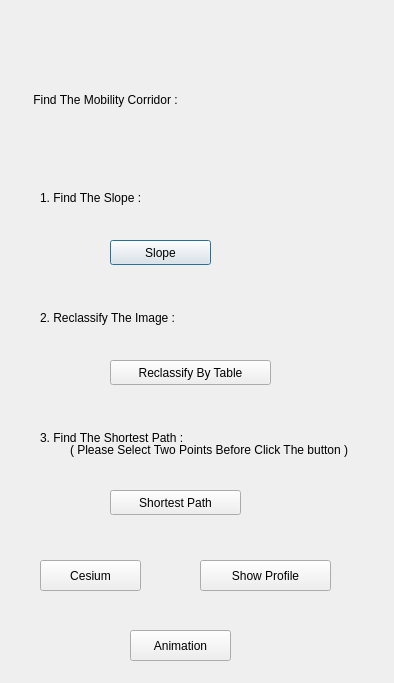
<?xml version="1.0" encoding="UTF-8"?>
<ui version="4.0">
 <class>RasterPathDialogBase</class>
 <widget class="QDialog" name="RasterPathDialogBase">
  <property name="geometry">
   <rect>
    <x>0</x>
    <y>0</y>
    <width>394</width>
    <height>683</height>
   </rect>
  </property>
  <property name="windowTitle">
   <string>Raster Path</string>
  </property>
  <widget class="QPushButton" name="pushButton_slope">
   <property name="geometry">
    <rect>
     <x>110</x>
     <y>240</y>
     <width>101</width>
     <height>25</height>
    </rect>
   </property>
   <property name="text">
    <string>Slope</string>
   </property>
  </widget>
  <widget class="QPushButton" name="pushButton_reclassify">
   <property name="geometry">
    <rect>
     <x>110</x>
     <y>360</y>
     <width>161</width>
     <height>25</height>
    </rect>
   </property>
   <property name="text">
    <string>Reclassify By Table</string>
   </property>
  </widget>
  <widget class="QPushButton" name="pushButton_path">
   <property name="geometry">
    <rect>
     <x>110</x>
     <y>490</y>
     <width>131</width>
     <height>25</height>
    </rect>
   </property>
   <property name="text">
    <string>Shortest Path</string>
   </property>
  </widget>
  <widget class="QLabel" name="label_title">
   <property name="geometry">
    <rect>
     <x>30</x>
     <y>90</y>
     <width>361</width>
     <height>20</height>
    </rect>
   </property>
   <property name="text">
    <string> Find The Mobility Corridor :</string>
   </property>
  </widget>
  <widget class="QLabel" name="label_slope">
   <property name="geometry">
    <rect>
     <x>40</x>
     <y>190</y>
     <width>121</width>
     <height>16</height>
    </rect>
   </property>
   <property name="text">
    <string>1. Find The Slope :</string>
   </property>
  </widget>
  <widget class="QLabel" name="label_reclassify">
   <property name="geometry">
    <rect>
     <x>40</x>
     <y>310</y>
     <width>161</width>
     <height>16</height>
    </rect>
   </property>
   <property name="text">
    <string>2. Reclassify The Image :</string>
   </property>
  </widget>
  <widget class="QLabel" name="label_path">
   <property name="geometry">
    <rect>
     <x>40</x>
     <y>430</y>
     <width>171</width>
     <height>16</height>
    </rect>
   </property>
   <property name="text">
    <string>3. Find The Shortest Path :</string>
   </property>
  </widget>
  <widget class="QLabel" name="label_logo">
   <property name="geometry">
    <rect>
     <x>120</x>
     <y>0</y>
     <width>151</width>
     <height>41</height>
    </rect>
   </property>
   <property name="text">
    <string/>
   </property>
  </widget>
  <widget class="QLabel" name="label_info">
   <property name="geometry">
    <rect>
     <x>70</x>
     <y>440</y>
     <width>311</width>
     <height>20</height>
    </rect>
   </property>
   <property name="text">
    <string>( Please Select Two Points Before Click The button )</string>
   </property>
  </widget>
  <widget class="QPushButton" name="pushButton_path_2">
   <property name="geometry">
    <rect>
     <x>200</x>
     <y>560</y>
     <width>131</width>
     <height>31</height>
    </rect>
   </property>
   <property name="text">
    <string>Show Profile</string>
   </property>
  </widget>
  <widget class="QPushButton" name="pushButton_cesium">
   <property name="geometry">
    <rect>
     <x>40</x>
     <y>560</y>
     <width>101</width>
     <height>31</height>
    </rect>
   </property>
   <property name="text">
    <string>Cesium</string>
   </property>
  </widget>
  <widget class="QPushButton" name="pushButton_animation">
   <property name="geometry">
    <rect>
     <x>130</x>
     <y>630</y>
     <width>101</width>
     <height>31</height>
    </rect>
   </property>
   <property name="text">
    <string>Animation</string>
   </property>
  </widget>
 </widget>
 <resources/>
 <connections/>
</ui>
